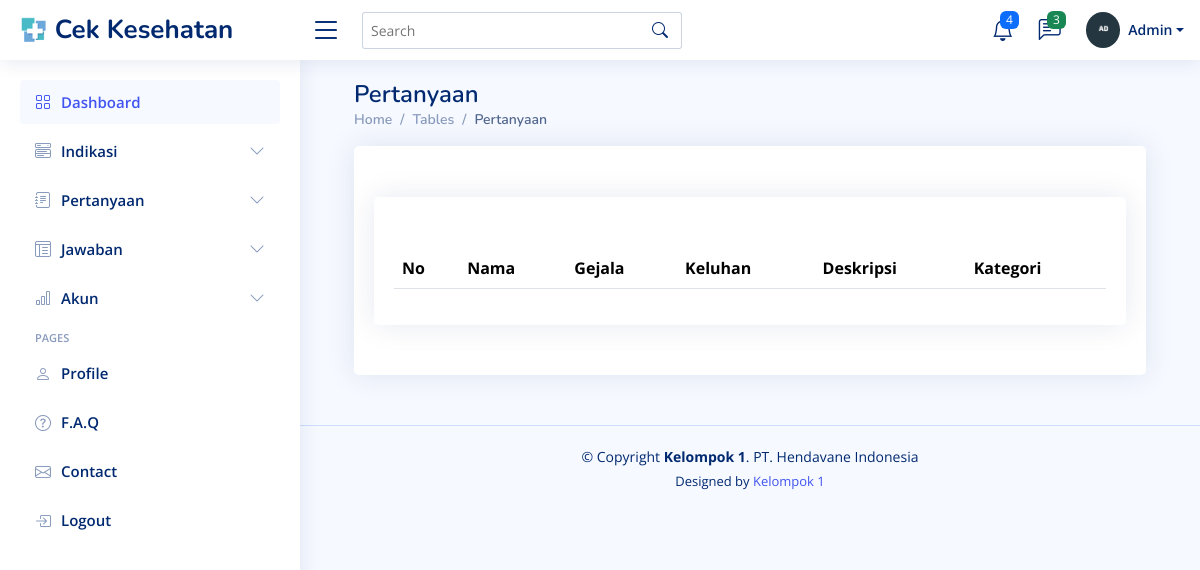
The page /admin/index.php?url=pertanyaan on the database as committed earlier.
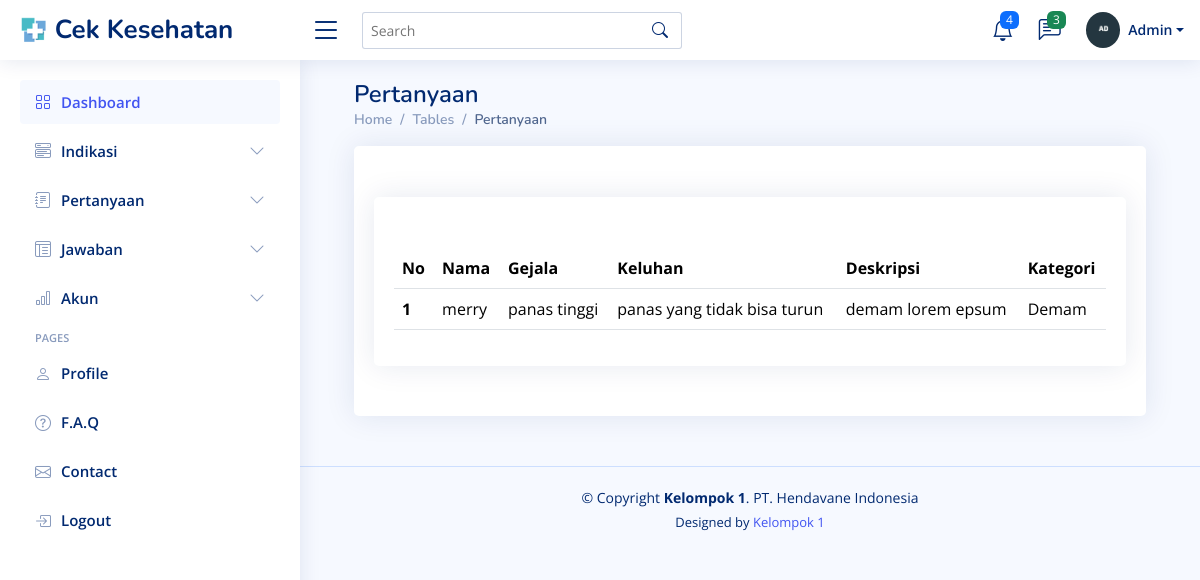
The same page on the database as committed later.
### tables this page shows
CREATE TABLE `pertanyaan` (
  `id` int(11) NOT NULL,
  `gejala` varchar(45) DEFAULT NULL,
  `keluhan` varchar(45) DEFAULT NULL,
  `deskripsi` varchar(255) DEFAULT NULL,
  `user_id` int(11) NOT NULL,
  `kategori_id` int(11) NOT NULL,
  `jawaban` varchar(225) DEFAULT NULL
);

CREATE TABLE `user` (
  `id` int(11) NOT NULL,
  `nama` varchar(45) DEFAULT NULL,
  `umur` varchar(45) DEFAULT NULL,
  `jenis_kelamin` varchar(45) DEFAULT NULL,
  `email` varchar(45) DEFAULT NULL,
  `password` varchar(45) DEFAULT NULL,
  `role` varchar(45) DEFAULT NULL
);

CREATE TABLE `kategori` (
  `id` int(11) NOT NULL,
  `nama_kategori` varchar(45) DEFAULT NULL
);

### admin/models/Pertanyaan.php (called while the page is built)
<?php
class Pertanyaan{
    private $koneksi;
    public function __construct(){
        global $dbh;
        $this->koneksi = $dbh;
    }
    public function dataPertanyaan(){
    $sql = "SELECT
    pertanyaan.id,
    pertanyaan.gejala,
    pertanyaan.keluhan,
    pertanyaan.deskripsi,
    user.nama AS nama_user,
    kategori.nama_kategori AS nama_kategori
    FROM
    pertanyaan
    INNER JOIN user ON pertanyaan.user_id = user.id
    INNER JOIN kategori ON pertanyaan.kategori_id = kategori.id";
    $ps = $this->koneksi->prepare($sql);
    $ps->execute();
    $rs = $ps->fetchAll();
    return $rs;
}
}
?>

### admin/pertanyaan.php (the view, shortened to what this page needs)
<?php
$model = new Pertanyaan();
$data_pertanyaan = $model->dataPertanyaan();
?>
<main id="main" class="main">
  <div class="pagetitle">
    <h1>Pertanyaan</h1>
    <nav>
      <ol class="breadcrumb">
        <li class="breadcrumb-item"><a href="index.html">Home</a></li>
        <li class="breadcrumb-item">Tables</li>
        <li class="breadcrumb-item active">Pertanyaan</li>
      </ol>
    </nav>
  </div>
  <section class="section">
    <div class="row">
      <div class="col-lg-12">
        <div class="card">
          <div class="card-body">
            <h5 class="card-title"></h5>
          <div class="card">
            <div class="card-body">
              <h5 class="card-title"></h5>
              <table class="table datatable">
                <thead>
                  <tr>
                    <th scope="col">No</th>
                    <th scope="col">Nama</th>
                    <th scope="col">Gejala</th>
                    <th scope="col">Keluhan</th>
                    <th scope="col">Deskripsi</th>
                    <th scope="col">Kategori</th>
                  </tr>
                </thead>
                <tbody>
                <?php
                  $no =1;
                   foreach ($data_pertanyaan as $pertanyaan){
                    ?>
                     <tr>
                    <th scope="row"><?= $no ?></th>
                    <td><?= $pertanyaan['nama_user']?></td>
                    <td><?= $pertanyaan['gejala']?></td>
                    <td><?= $pertanyaan['keluhan']?></td>
                    <td><?= $pertanyaan['deskripsi']?></td>
                    <td><?= $pertanyaan['nama_kategori']?></td>
                  </tr>
                <?php
                  $no++;
                }
                ?>
              </tbody>
            </table>
          </div>
        </div>
      </div>
    </div>
  </section>
</main>

Rows that differ between the two databases and show on the page:
added pertanyaan: user.nama "merry", gejala "panas tinggi", keluhan "panas yang tidak bisa turun", deskripsi "demam lorem epsum", kategori.nama_kategori "Demam"
